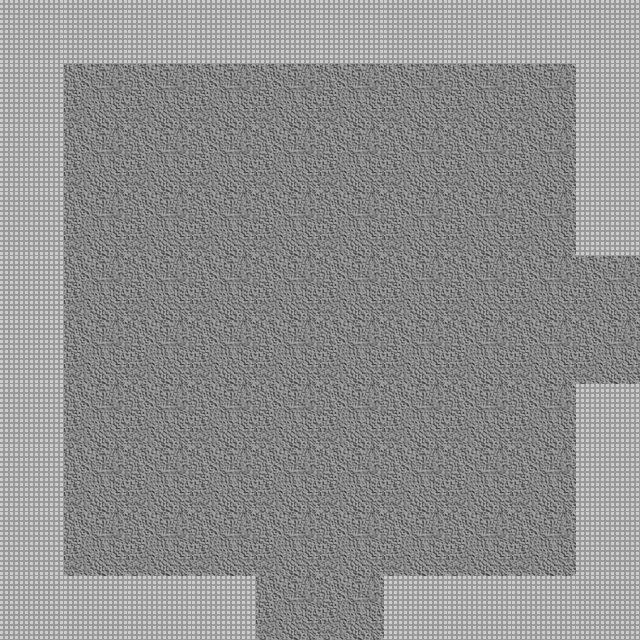

Below is a game level as drawn by its tile map, then a one-line description and the .tmx that defines it (tile-layer data replaced by summaries):
An orthogonal 10x10 tile map with 64x64 px tiles, 2 tile layers (Floor, Wall), 2 tilesets and 3 objects.

<map version="1.0" orientation="orthogonal" renderorder="right-down" width="10" height="10" tilewidth="64" tileheight="64" nextobjectid="25">
 <properties>
  <property name="unity:resource" value="True" />
  <property name="unity:tag" value="Room" />
 </properties>
 <tileset firstgid="1" name="DungeonTilePH" tilewidth="64" tileheight="64" tilecount="2">
  <image source="../Sprites/DungeonTilePH.png" width="128" height="64" />
  <tile id="0">
   <objectgroup draworder="index" />
  </tile>
  <tile id="1">
   <objectgroup draworder="index">
    <object id="0" x="-0.25" y="-0.25" width="64.375" height="64.125" />
   </objectgroup>
  </tile>
 </tileset>
 <tileset firstgid="3" name="BlobPH" tilewidth="64" tileheight="64" tilecount="3">
  <image source="../Sprites/BlobPH.png" width="192" height="64" />
  <tile id="0">
   <properties>
    <property name="Spawn" value="fl1mob" />
   </properties>
  </tile>
 </tileset>
 <layer name="Floor" width="10" height="10">
  <properties>
   <property name="unity:sortingLayerName" value="Floor" />
   <property name="unity:tag" value="Floor" />
  </properties>
  <data>[100 cells, 100 non-empty, 1 distinct tile ids]</data>
 </layer>
 <layer name="Wall" width="10" height="10">
  <properties>
   <property name="ChildTag" value="Wall" />
   <property name="unity:tag" value="Wall" />
  </properties>
  <data>[100 cells, 32 non-empty, 1 distinct tile ids]</data>
 </layer>
 <objectgroup name="Mobs" />
 <objectgroup name="Exits">
  <object id="19" x="609.333" y="244" width="48" height="149.333">
   <properties>
    <property name="Exit" value="E" />
   </properties>
  </object>
  <object id="21" x="237.333" y="605.333" width="162.667" height="49.3333">
   <properties>
    <property name="Exit" value="S" />
   </properties>
  </object>
 </objectgroup>
</map>
